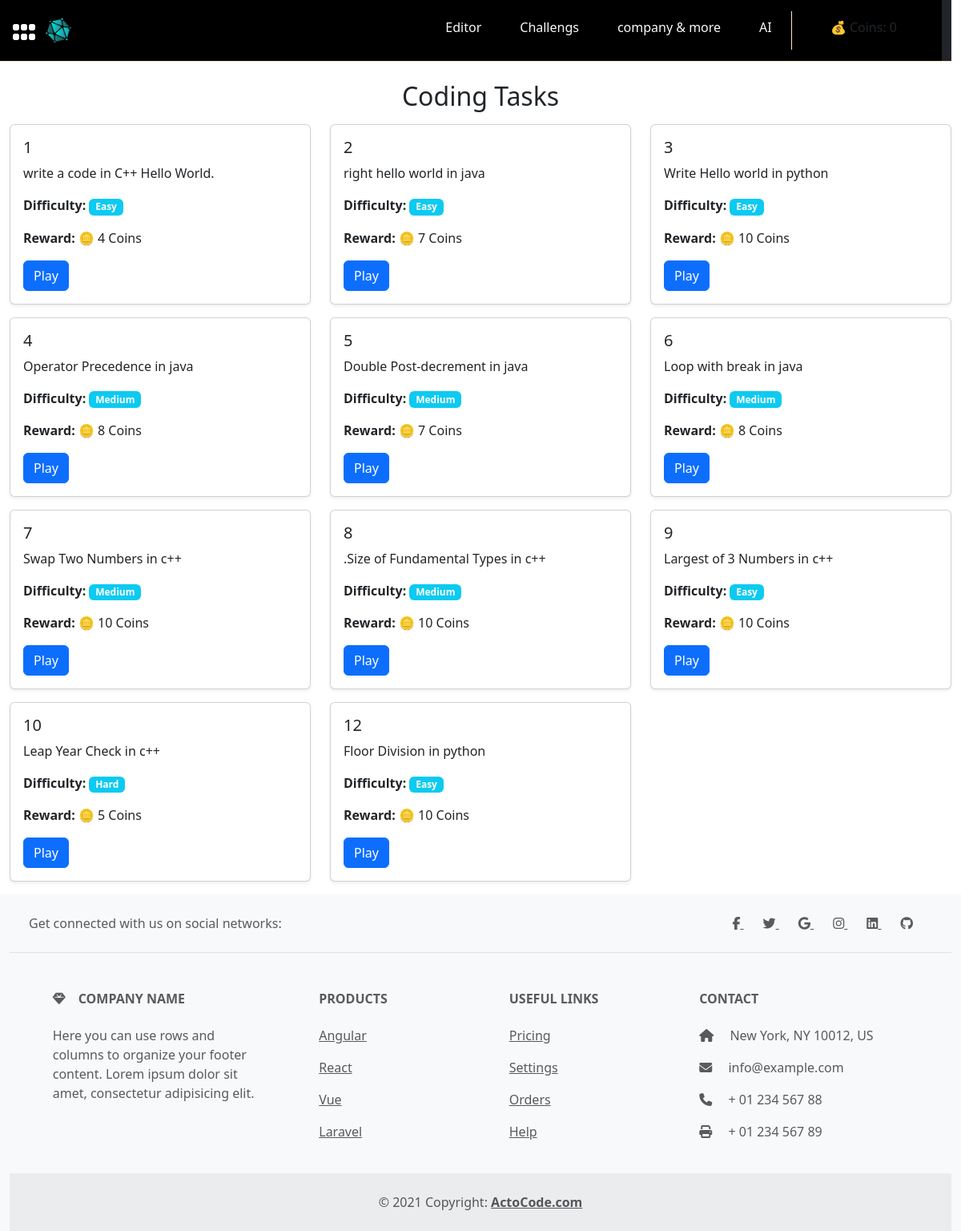
Screenshot of /task/ (signed in) with the database file from the repository.
### task/models.py (models this page shows, shortened)
class UserProfile(models.Model):
    user = models.OneToOneField(User, on_delete=models.CASCADE)
    coins = models.IntegerField(default=0)  # Coin balance

class Task(models.Model):
    DIFFICULTY_LEVELS = [
        ("Easy", "Easy"),
        ("Medium", "Medium"),
        ("Hard", "Hard"),
    ]
    title = models.CharField(max_length=255)
    description = models.TextField()
    difficulty = models.CharField(max_length=10, choices=DIFFICULTY_LEVELS, default="Easy")
    reward_coins = models.IntegerField(default=10)  # Coins awarded for completion
    created_at = models.DateTimeField(auto_now_add=True)
    correct_code = models.TextField(default="print('Hello, World!')", blank=True )

### task/views.py (the view)
# urls.py: path('task/', task_list,name="task"),
def task_list(req):
    tasks = Task.objects.all()
    return render(req,"task.html",{"tasks": tasks})

### task/templates/task.html
{% extends 'prant.html' %}
{% block body  %}
    <div class="container mt-4">
        <h2 class="mb-3 text-center"> Coding Tasks</h2>
        <div class="row">
            {% for task in tasks %}
            <div class="col-md-4">
                <div class="card mb-3 shadow-sm">
                    <div class="card-body">
                        <h5 class="card-title">{{ task.title }}</h5>
                        <p class="card-text">{{ task.description|truncatewords:15 }}</p>
                        <p><strong>Difficulty:</strong> <span class="badge bg-info">{{ task.difficulty }}</span></p>
                        <p><strong>Reward:</strong> 🪙 {{ task.reward_coins }} Coins</p>
                        <a href="{% url 'editor2'%}" class="btn btn-primary">Play</a>
                    </div>
                </div>
            </div>
            {% empty %}
            <p>No tasks available at the moment. Check back later! </p>
            {% endfor %}
        </div>
    </div>
    {% endblock %}

### mainapp/templates/prant.html (shortened to what this page needs)
{% load static %}
<!DOCTYPE html>
<html lang="en">
<head>
    <link rel="stylesheet" href="{% static 'css/bootstrap.css' %}">
    <link rel="stylesheet" href="{% static 'css/55.css' %}">
    <link rel="stylesheet" href="https://cdnjs.cloudflare.com/ajax/libs/font-awesome/6.7.2/css/all.min.css">
    <link rel="stylesheet" href="https://cdn.jsdelivr.net/npm/bootstrap@5.3.0/dist/css/bootstrap.min.css">
    <link rel="stylesheet" href="https://cdnjs.cloudflare.com/ajax/libs/codemirror/5.65.5/codemirror.min.css">
    <link rel="stylesheet" href="{%static 'codemirror-5.65.18/lib/codemirror.css'%}">
    <link rel="stylesheet" href="{%static 'codemirror-5.65.18/theme/dracula.css'%}">
</head>
<body>
        <div id="outer">
            <div class="Wrapper">
                <aside id="sidebar">
                    <div class="d-flex" style="border-bottom: 0.01rem solid bisque;">
                        <button id="toggle-btn" type="button" class="mt-2 mb-2">
                            <i class="fa-solid fa-grip"></i>
                        </button>
                    </div>
                </aside>
                <div class="container-fluid">
                    <div class="row">
                    <div class="row bg-dark" style="border-bottom: 0.01rem solid bisque;">
                        <nav class="navbar navbar-expand-lg navbar-light  " style="background-color:black">
                            <a class="navbar-brand" href="#"><img class="ms-5 " style="background-color: black;" width="50rem"  height="50rem"  src="{% static 'img/logo.png'%}" alt=""></a>
                            <div class="collapse navbar-collapse" id="navbarSupportedContent">
                              <ul class="navbar-nav mr-auto ms-auto px-5">
                                <li class="nav-item active px-3">
                                  <a class="nav-link text-light" href="{%url 'editor'%}">Editor</a>
                                </li>
                                <li class="nav-item px-3">
                                  <a class="nav-link text-light" href="{%url 'task'%}">Challengs</a>
                                </li>
                                <li class="nav-item px-3">
                                    <a class="nav-link text-light" href="#">company & more</a>
                                  </li>
                                <li class="nav-item px-3 me-5" style="border-right: 0.01rem  solid bisque ">
                                  <a class="nav-link text-light" href="#">AI</a>
                                </li>
                                <li class="nav-item pe-2 pt-2">
                                    <p>💰 Coins: {{ user.userprofile.coins }}</p>
                                 </li>
                              </ul>
                            </div>
                          </nav>
                    </div>
                {% block body %}{% endblock %}
          <footer class="text-center text-lg-start bg-body-tertiary text-muted">
  <section class="d-flex justify-content-center justify-content-lg-between p-4 border-bottom">
    <div class="me-5 d-none d-lg-block">
      <span>Get connected with us on social networks:</span>
    </div>
    <div>
      <a href="" class="me-4 text-reset">
        <i class="fab fa-facebook-f"></i>
      </a>
      <a href="" class="me-4 text-reset">
        <i class="fab fa-twitter"></i>
      </a>
      <a href="" class="me-4 text-reset">
        <i class="fab fa-google"></i>
      </a>
      <a href="" class="me-4 text-reset">
        <i class="fab fa-instagram"></i>
      </a>
      <a href="" class="me-4 text-reset">
        <i class="fab fa-linkedin"></i>
      </a>
      <a href="" class="me-4 text-reset">
        <i class="fab fa-github"></i>
      </a>
    </div>
  </section>
  <section class="">
    <div class="container text-center text-md-start mt-5">
      <div class="row mt-3">
        <div class="col-md-3 col-lg-4 col-xl-3 mx-auto mb-4">
          <h6 class="text-uppercase fw-bold mb-4">
            <i class="fas fa-gem me-3"></i>Company name
          </h6>
          <p>
            Here you can use rows and columns to organize your footer content. Lorem ipsum
            dolor sit amet, consectetur adipisicing elit.
          </p>
        </div>
        <div class="col-md-2 col-lg-2 col-xl-2 mx-auto mb-4">
          <h6 class="text-uppercase fw-bold mb-4">
            Products
          </h6>
          <p>
            <a href="#!" class="text-reset">Angular</a>
          </p>
          <p>
            <a href="#!" class="text-reset">React</a>
          </p>
          <p>
            <a href="#!" class="text-reset">Vue</a>
          </p>
          <p>
            <a href="#!" class="text-reset">Laravel</a>
          </p>
        </div>
        <div class="col-md-3 col-lg-2 col-xl-2 mx-auto mb-4">
          <h6 class="text-uppercase fw-bold mb-4">
            Useful links
          </h6>
          <p>
            <a href="#!" class="text-reset">Pricing</a>
          </p>
          <p>
            <a href="#!" class="text-reset">Settings</a>
          </p>
          <p>
            <a href="#!" class="text-reset">Orders</a>
          </p>
          <p>
            <a href="#!" class="text-reset">Help</a>
          </p>
        </div>
        <div class="col-md-4 col-lg-3 col-xl-3 mx-auto mb-md-0 mb-4">
          <h6 class="text-uppercase fw-bold mb-4">Contact</h6>
          <p><i class="fas fa-home me-3"></i> New York, NY 10012, US</p>
          <p>
            <i class="fas fa-envelope me-3"></i>
            info@example.com
          </p>
          <p><i class="fas fa-phone me-3"></i> + 01 234 567 88</p>
          <p><i class="fas fa-print me-3"></i> + 01 234 567 89</p>
        </div>
      </div>
    </div>
  </section>
  <div class="text-center p-4" style="background-color: rgba(0, 0, 0, 0.05);">
    © 2021 Copyright:
    <a class="text-reset fw-bold" href="https://mdbootstrap.com/">ActoCode.com</a>
  </div>
</footer>
                </div>
            </div>
            </div>
        </div>
 </body>
</html>

### mainapp/static/css/55.css (style rules this page uses)
a { text-decoration: none; }
li { list-style: none; }
body { font-family: 'Poppins', sans-serif; background-color: black; }
.Wrapper { display:flex; }
#sidebar { width: 0rem; min-width:0rem; z-index: 100; transition: all .25s ease-out; display:block; background-color: black; flex-direction: column; }
#toggle-btn { background-color: transparent; cursor: pointer; border: 0; padding: 1rem 1rem; border-right: #ead7d7; }
#toggle-btn i { font-size: 2rem; color:#fff; }
#outer { width: 100%; height: 100%; }

### rows the page displays
Task: title "1", description "write a code in C++ Hello World.", difficulty "Easy", reward_coins "4"
Task: title "2", description "right hello world in java", difficulty "Easy", reward_coins "7"
Task: title "3", description "Write Hello world in python", difficulty "Easy", reward_coins "10"
Task: title "4", description "Operator Precedence in java", difficulty "Medium", reward_coins "8"
Task: title "5", description "Double Post-decrement in java", difficulty "Medium", reward_coins "7"
Task: title "6", description "Loop with break in java", difficulty "Medium", reward_coins "8"
Task: title "7", description "Swap Two Numbers in c++", difficulty "Medium", reward_coins "10"
Task: title "8", description ".Size of Fundamental Types in c++", difficulty "Medium", reward_coins "10"
Task: title "9", description "Largest of 3 Numbers in c++", difficulty "Easy", reward_coins "10"
Task: title "10", description "Leap Year Check in c++", difficulty "Hard", reward_coins "5"
Task: title "12", description "Floor Division in python", difficulty "Easy", reward_coins "10"

### other values shown
{{ user.userprofile.coins }} "0"
